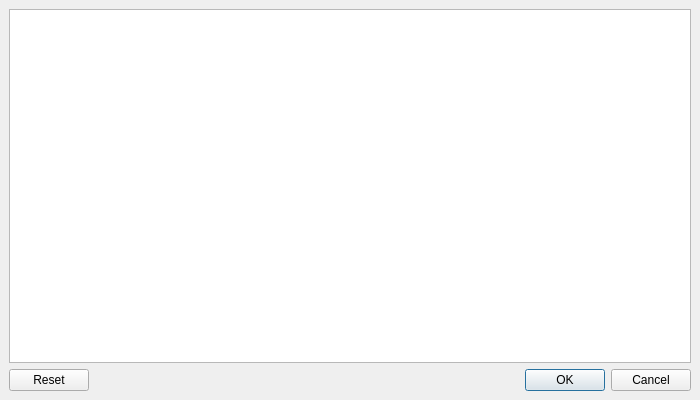
<?xml version="1.0" encoding="UTF-8"?>
<ui version="4.0">
 <class>MainWindow</class>
 <widget class="QMainWindow" name="MainWindow">
  <property name="geometry">
   <rect>
    <x>0</x>
    <y>0</y>
    <width>700</width>
    <height>400</height>
   </rect>
  </property>
  <property name="windowTitle">
   <string>SFS select</string>
  </property>
  <widget class="QWidget" name="centralwidget">
   <layout class="QVBoxLayout" name="verticalLayout">
    <item>
     <widget class="QTableWidget" name="tableWidget"/>
    </item>
    <item>
     <widget class="QDialogButtonBox" name="buttonBox">
      <property name="standardButtons">
       <set>QDialogButtonBox::Cancel|QDialogButtonBox::Ok|QDialogButtonBox::Reset</set>
      </property>
     </widget>
    </item>
   </layout>
  </widget>
 </widget>
 <resources/>
 <connections/>
</ui>
